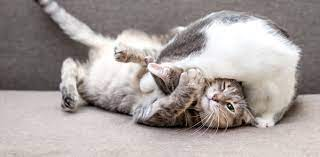
#> input picture catsPlaying.jpeg, 320 x 157 px
$ python ascii_image.py
#> lines starting #> are read from the running program, lines starting #| are printed output that depends on the picture
#> in convert_image_to_ascii, image is the input picture: PIL image 320x157 RGB; mean R, G, B 167.7, 159, 157.1
from PIL import Image

ASCII_CHARS = ["@", "#", "S", "%", "?", "*", "+", ";", ":", ",", "."]


def resize_image(image, new_width=100):
#> called with new_width = 100
    width, height = image.size
#> width = 320; height = 157
    aspect_ratio = float(height) / float(width)
#> aspect_ratio = 0.491
    new_height = int(aspect_ratio * new_width * 0.55)
#> new_height = 26
    resized_image = image.resize((new_width, new_height))
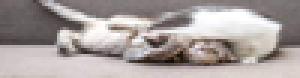
#> resized_image: PIL image 100x26 RGB (shown 3 times larger); mean R, G, B 167.7, 159, 157.1
    return resized_image


def grayscale(image):
    return image.convert("L")


def pixels_to_ascii(image):
    pixels = image.getdata()
    ascii_str = ""
    for pixel_value in pixels:
        ascii_str += ASCII_CHARS[pixel_value // 25]
#> this loop made 2600 passes
#> (pixel_value, ascii_str) on passes 1 to 3: (100, '?'), (104, '??'), (107, '???')
    return ascii_str


def convert_image_to_ascii(image_path, new_width=100):
    try:
        image = Image.open(image_path)
    except Exception as e:
        print(e)
        return

    image = resize_image(image, new_width)
    image = grayscale(image)
    ascii_str = pixels_to_ascii(image)

    img_width = image.width
#> img_width = 100
    ascii_str_len = len(ascii_str)
#> ascii_str_len = 2600
    ascii_img = ""
    for i in range(0, ascii_str_len, img_width):
        ascii_img += ascii_str[i : i + img_width] + "\n"

    return ascii_img


image_path = "catsPlaying.jpeg"  # Replace this with the path to your image
ascii_art = convert_image_to_ascii(image_path)
print(ascii_art)
#> (printed output is left out)
